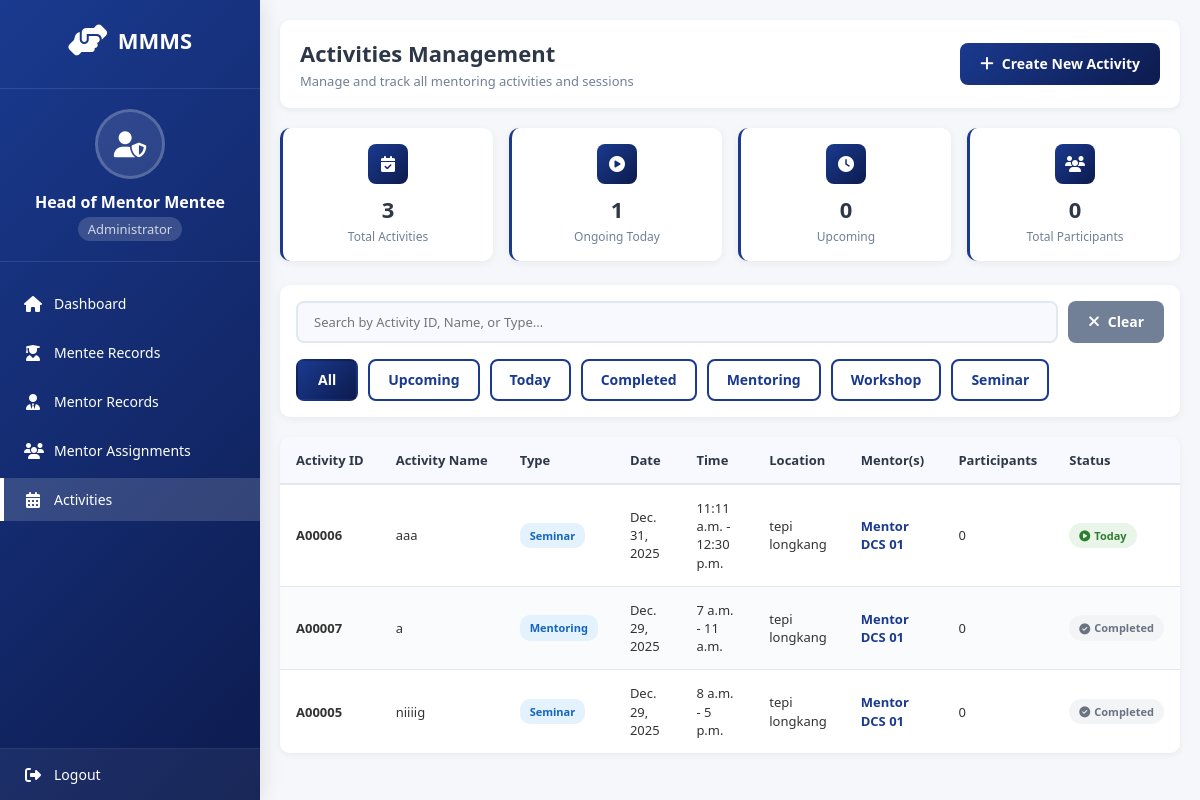
The page /mmms/head/activities/ (signed in) on the database as committed earlier.
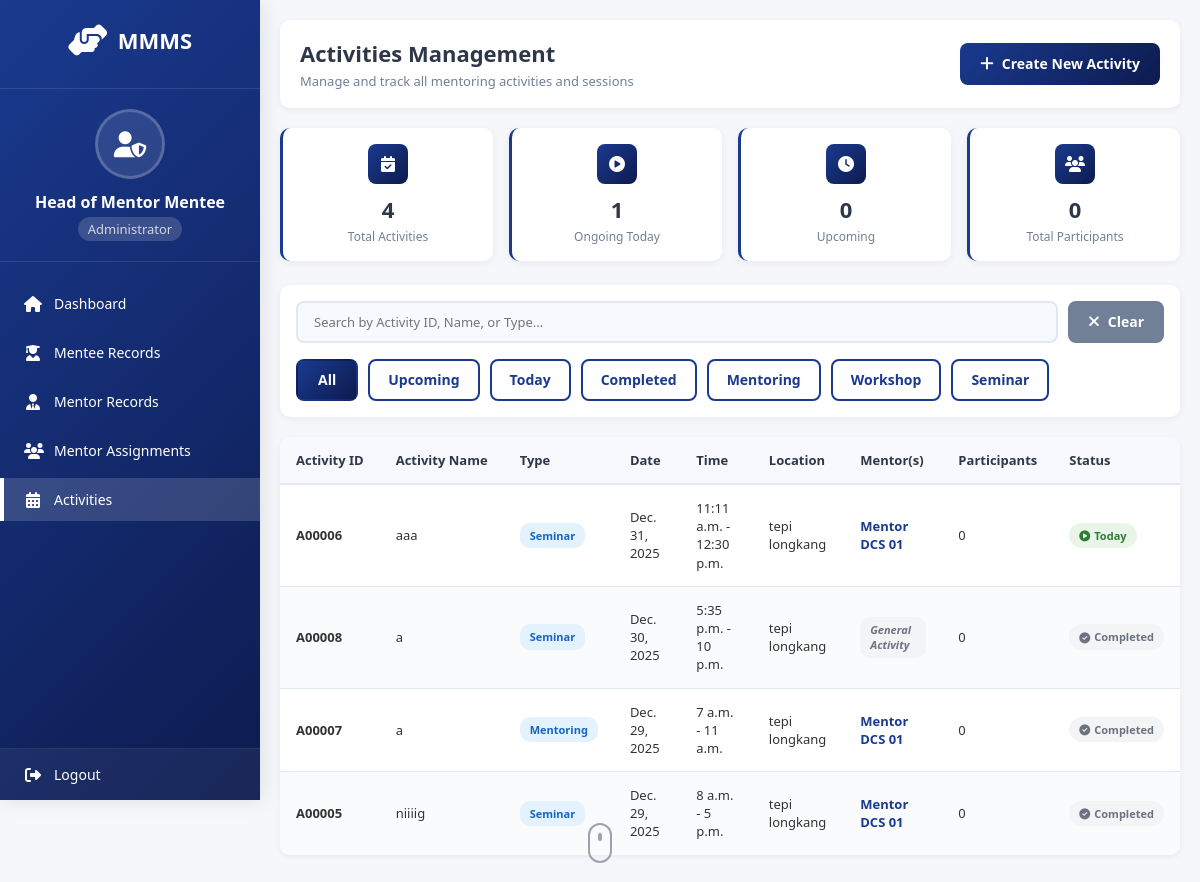
The same page on the database as committed later.
### system/models.py (models this page shows, shortened)
class Activity(models.Model):
    ACTIVITY_TYPES = (
        ('mentoring', 'Mentoring Session'),
        ('workshop', 'Workshop'),
        ('seminar', 'Seminar'),
        ('meeting', 'Meeting'),
        ('other', 'Other'),
    )
    ActivityID = models.CharField(max_length=20, primary_key=True)
    ActivityName = models.CharField(max_length=200)
    ActivityType = models.CharField(max_length=20, choices=ACTIVITY_TYPES)
    Description = models.TextField(blank=True)
    Date = models.DateField()
    StartTime = models.TimeField()
    EndTime = models.TimeField()
    Location = models.CharField(max_length=200)
    CreatedBy = models.ForeignKey(settings.AUTH_USER_MODEL, on_delete=models.CASCADE)
    CreatedAt = models.DateTimeField(auto_now_add=True)
    IsMentoringSession = models.BooleanField(default=False)
    PrimaryMentor = models.ForeignKey('Mentor', on_delete=models.CASCADE, null=True, blank=True,
                                     related_name='primary_activities')
    AdditionalMentors = models.ManyToManyField('Mentor', blank=True,
                                              related_name='additional_activities')
    Attendees = models.ManyToManyField(Mentee, through='Attendance')
    @property
    def Mentor(self):
        return self.PrimaryMentor

class Mentor(models.Model):
    user = models.OneToOneField(settings.AUTH_USER_MODEL, on_delete=models.CASCADE)
    profile_picture = models.ImageField(upload_to='mentor_profile_pictures/', null=True, blank=True)
    MentorID = models.CharField(max_length=12, primary_key=True)
    MentorName = models.CharField(max_length=100)
    MentorEmail = models.EmailField()
    MentorPhone = models.CharField(max_length=15)
    MentorIC = models.CharField(max_length=15)
    MentorAddress = models.CharField(max_length=255)
    MentorPostcode = models.CharField(max_length=10)
    MentorCity = models.CharField(max_length=50)
    MentorState = models.CharField(max_length=50)
    MentorRace = models.CharField(max_length=50)
    MentorReligion = models.CharField(max_length=50)
    MentorDepartment = models.CharField(max_length=100)
    MaxMentees = models.IntegerField(default=20)
    CurrentMentees = models.IntegerField(default=0)
    MentorJoinDate = models.DateField()

### system/views.py (the view, shortened to what this page needs)
# urls.py: path('head/activities/', views.mentor_mentee_activities, name='mentor_mentee_activities'),
@login_required
def mentor_mentee_activities(request):
    if request.user.role != 'head':
        messages.error(request, 'Access denied. Head role required.')
        return redirect('homepage')
    activities = Activity.objects.all().order_by('-Date', 'StartTime')
    search_query = request.GET.get('search', '')
    total_activities = activities.count()
    today = timezone.now().date()
    upcoming_activities = activities.filter(Date__gt=today).count()
    ongoing_activities = activities.filter(Date=today).count()
    past_activities = activities.filter(Date__lt=today).count()
    total_participants = 0
    for activity in activities:
        total_participants += activity.attendance_set.count()  # Changed from attendance to attendance_set
    context = {
        'activities': activities,
        'search_query': search_query,
        'total_activities': total_activities,
        'upcoming_activities': upcoming_activities,
        'ongoing_activities': ongoing_activities,
        'past_activities': past_activities,
        'total_participants': total_participants,
        'current_month': timezone.now().strftime('%B %Y'),
    }
    return render(request, 'mentor_mentee_activities.html', context)

### system/templates/mentor_mentee_activities.html (shortened to what the changed rows need)
<!DOCTYPE html>
<html lang="en">
<head>
    <link rel="stylesheet" href="https://cdnjs.cloudflare.com/ajax/libs/font-awesome/6.4.0/css/all.min.css">
</head>
<body>
    <div class="main-content">
        <div class="content-header">
            <div>
                <h1>Activities Management</h1>
            </div>
        </div>
        <div class="stats-grid">
            <div class="stat-card">
                <div class="stat-icon">
                    <i class="fas fa-calendar-check"></i>
                </div>
                <div class="stat-number">{{ total_activities }}</div>
                <div class="stat-label">Total Activities</div>
            </div>
        </div>
        {% if activities %}
        {% now "Y-m-d" as current_date %}
        <div class="activities-table-container">
            <table class="activities-table" id="activitiesTable">
                <thead>
                    <tr>
                        <th>Activity ID</th>
                        <th>Activity Name</th>
                        <th>Type</th>
                        <th>Date</th>
                        <th>Time</th>
                        <th>Location</th>
                        <th>Mentor(s)</th>
                        <th>Participants</th>
                        <th>Status</th>
                    </tr>
                </thead>
                <tbody>
                    {% for activity in activities %}
                    <tr class="activity-row clickable-row"
                        data-status="{% if activity.Date|date:'Y-m-d' > current_date %}upcoming{% elif activity.Date|date:'Y-m-d' == current_date %}ongoing{% else %}completed{% endif %}"
                        data-type="{{ activity.ActivityType }}"
                        onclick="window.location.href='{% url 'view_activity' activity.ActivityID %}'">
                        <td><strong>{{ activity.ActivityID }}</strong></td>
                        <td>{{ activity.ActivityName }}</td>
                        <td>
                            <span class="activity-type-badge">{{ activity.ActivityType|title }}</span>
                        </td>
                        <td>{{ activity.Date }}</td>
                        <td>{{ activity.StartTime }} - {{ activity.EndTime }}</td>
                        <td>{{ activity.Location }}</td>
                        <td>
                            <div class="mentor-display">
                                {% if activity.Mentor %}
                                <div class="primary-mentor">
                                    {{ activity.Mentor.MentorName }}
                                </div>
                                {% else %}
                                <span class="general-activity-badge">General Activity</span>
                                {% endif %}
                            </div>
                        </td>
                        <td>{{ activity.attendance_set.count }}</td>
                        <td>
                            {% if activity.Date|date:"Y-m-d" > current_date %}
                            <span class="status-upcoming">
                                <i class="fas fa-clock"></i>
                                Upcoming
                            </span>
                            {% elif activity.Date|date:"Y-m-d" == current_date %}
                            <span class="status-ongoing">
                                <i class="fas fa-play-circle"></i>
                                Today
                            </span>
                            {% else %}
                            <span class="status-completed">
                                <i class="fas fa-check-circle"></i>
                                Completed
                            </span>
                            {% endif %}
                        </td>
                    </tr>
                    {% endfor %}
                </tbody>
            </table>
        </div>
        {% else %}
        <div class="no-data">
            <h2>No Activities Found</h2>
            <p>No activities match your search criteria.</p>
        </div>
        {% endif %}
    </div>
</body>
</html>

Rows that differ between the two databases and show on the page:
added Activity: ActivityID "A00008", ActivityName "a", ActivityType "Seminar", Date "Dec. 30, 2025", StartTime "5:35 p.m.", EndTime "10 p.m.", Location "tepi longkang", shows "General Activity", attendance_set.count "0", shows "Completed"
Other text that changed with them:
{{ total_activities }}: "3" → "4"
